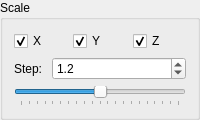
                <widget class="QGroupBox" name="groupBox_3">
                 <property name="title">
                  <string>Scale</string>
                 </property>
                 <layout class="QVBoxLayout" name="verticalLayout_6">
                  <item>
                   <layout class="QHBoxLayout" name="horizontalLayout_4">
                    <item>
                     <widget class="QCheckBox" name="sizeX">
                      <property name="text">
                       <string>X</string>
                      </property>
                      <property name="checked">
                       <bool>true</bool>
                      </property>
                     </widget>
                    </item>
                    <item>
                     <widget class="QCheckBox" name="sizeY">
                      <property name="text">
                       <string>Y</string>
                      </property>
                      <property name="checked">
                       <bool>true</bool>
                      </property>
                     </widget>
                    </item>
                    <item>
                     <widget class="QCheckBox" name="sizeZ">
                      <property name="text">
                       <string>Z</string>
                      </property>
                      <property name="checked">
                       <bool>true</bool>
                      </property>
                     </widget>
                    </item>
                   </layout>
                  </item>
                  <item>
                   <layout class="QHBoxLayout" name="horizontalLayout_5">
                    <item>
                     <widget class="QLabel" name="label_resizeStep">
                      <property name="sizePolicy">
                       <sizepolicy hsizetype="Fixed" vsizetype="Preferred">
                        <horstretch>0</horstretch>
                        <verstretch>0</verstretch>
                       </sizepolicy>
                      </property>
                      <property name="text">
                       <string>Step: </string>
                      </property>
                     </widget>
                    </item>
                    <item>
                     <widget class="QDoubleSpinBox" name="sizeStepSpinBox">
                      <property name="decimals">
                       <number>1</number>
                      </property>
                      <property name="singleStep">
                       <double>0.200000000000000</double>
                      </property>
                      <property name="value">
                       <double>1.200000000000000</double>
                      </property>
                     </widget>
                    </item>
                   </layout>
                  </item>
                  <item>
                   <widget class="QSlider" name="resizeSlider">
                    <property name="minimum">
                     <number>-10</number>
                    </property>
                    <property name="maximum">
                     <number>10</number>
                    </property>
                    <property name="tracking">
                     <bool>true</bool>
                    </property>
                    <property name="orientation">
                     <enum>Qt::Horizontal</enum>
                    </property>
                    <property name="invertedAppearance">
                     <bool>false</bool>
                    </property>
                    <property name="invertedControls">
                     <bool>false</bool>
                    </property>
                    <property name="tickPosition">
                     <enum>QSlider::TicksBelow</enum>
                    </property>
                   </widget>
                  </item>
                 </layout>
                </widget>
